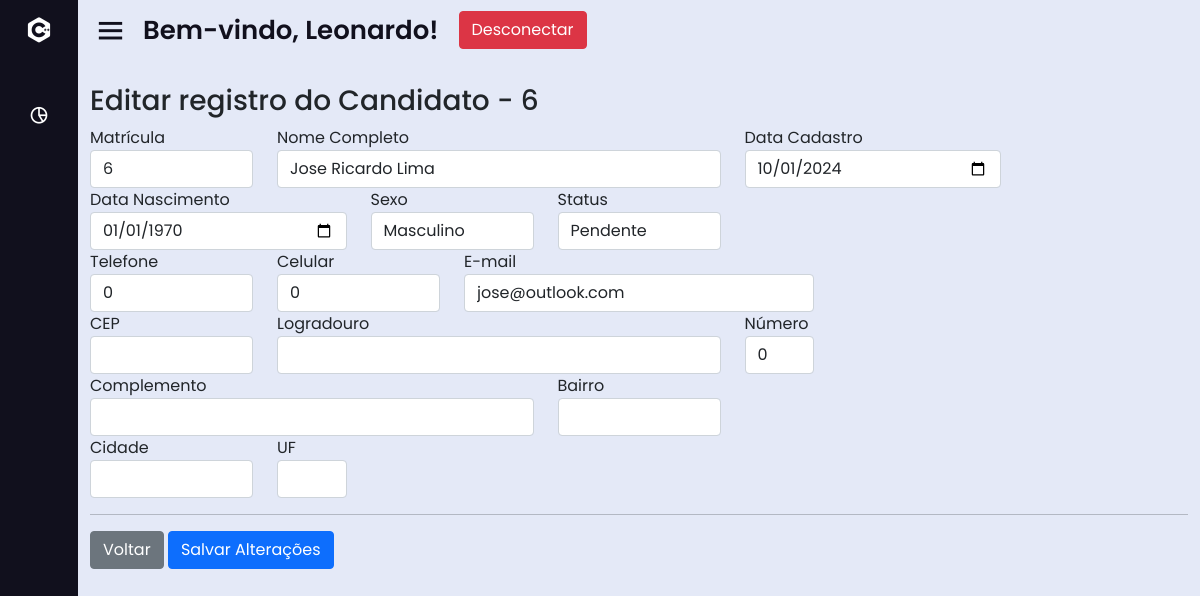
The app's page /dash.php?page=fedit_cand&id_cand=6 (signed in) with its own data.
### tables this page shows
CREATE TABLE IF NOT EXISTS `endereco` (
  `id_end` int(11) NOT NULL AUTO_INCREMENT,
  `cep` varchar(50) NOT NULL,
  `logradouro` varchar(50) NOT NULL,
  `numero` int(11) DEFAULT NULL,
  `complemento` varchar(50) DEFAULT NULL,
  `bairro` varchar(50) NOT NULL,
  `cidade` varchar(50) NOT NULL,
  `uf` varchar(50) NOT NULL,
  `id_cand` int(11) DEFAULT NULL,
  `id_emp` int(11) DEFAULT NULL,
  PRIMARY KEY (`id_end`),
  KEY `end_cand` (`id_cand`),
  KEY `end_emp` (`id_emp`),
  CONSTRAINT `end_cand` FOREIGN KEY (`id_cand`) REFERENCES `candidato` (`id_cand`) ON DELETE NO ACTION ON UPDATE NO ACTION,
  CONSTRAINT `end_emp` FOREIGN KEY (`id_emp`) REFERENCES `empresa` (`id_emp`) ON DELETE NO ACTION ON UPDATE NO ACTION
);

CREATE TABLE IF NOT EXISTS `candidato` (
  `id_cand` int(11) NOT NULL AUTO_INCREMENT,
  `nome_cand` varchar(50) NOT NULL,
  `data_cad_cand` date NOT NULL,
  `data_nasc_cand` date NOT NULL,
  `sexo_cand` varchar(50) NOT NULL DEFAULT '',
  `telefone_cand` int(11) DEFAULT NULL,
  `celular_cand` int(11) DEFAULT NULL,
  `email_cand` varchar(50) NOT NULL,
  `status_cand` varchar(50) DEFAULT NULL,
  PRIMARY KEY (`id_cand`)
);

### sis/candidato/fedit_cand.php (the view, shortened to what this page needs)
<?php
$id = (int) $_GET['id_cand'];
$sql = mysqli_query($con, "select c.*, e.*
                           from candidato c
                           left join endereco e on c.id_cand = e.id_cand
                           where c.id_cand = '".$id."';");
$row = mysqli_fetch_array($sql);
?>
<div id="main" class="container-fluid">
    <br><h3 class="page-header">Editar registro do Candidato - <?php echo $id;?></h3>
    <form action="?page=atualiza_cand&id_cand=<?php echo $row['id_cand']; ?>" method="post">
    <div class="row">
        <div class="form-group col-md-2">
            <label for="id_cand">Matrícula</label>
            <input type="text" class="form-control" name="id_cand" value="<?php echo $row["id_cand"]; ?>">
        </div>
        <div class="form-group col-md-5">
            <label for="nome_cand">Nome Completo</label>
            <input type="text" class="form-control" name="nome_cand" value="<?php echo $row["nome_cand"]; ?>">
        </div>
        <div class="form-group col-md-3">
            <label for="data_cad_cand">Data Cadastro</label>
            <input type="date" class="form-control" name="data_cad_cand" value="<?php echo date('Y-m-d',strtotime($row["data_cad_cand"])); ?>">
        </div>
        <div class="form-group col-md-3">
            <label for="data_nasc_cand">Data Nascimento</label>
            <input type="date" class="form-control" name="data_nasc_cand" value="<?php echo date('Y-m-d',strtotime($row["data_nasc_cand"])); ?>">
        </div>
        <div class="form-group col-md-2">
            <label for="sexo_cand">Sexo</label>
            <select class="form-control" name="sexo_cand">
                <?php
                if($row["sexo_cand"]=="M")
                    echo '<option selected="selected" value="M">Masculino</option><option value="F">Feminino</option>';
                else
                    echo '<option value="M">Masculino</option><option selected="selected" value="F">Feminino</option>';
                ?>
            </select>
		</div>
		<div class="form-group col-md-2">
            <label for="status_cand">Status</label>
			<select class="form-control" name="status_cand">
                <?php
                if($row["status_cand"]=="Pendente")
                    echo '<option selected="selected" value="Pendente">Pendente</option><option value="Validado">Validado</option>';
                else
                    echo '<option value="Pendente">Pendente</option><option selected="selected" value="Validado">Validado</option>';
                ?>
            </select>
        </div>
    </div>
    <div class="row">
        <div class="form-group col-md-2">
            <label for="telefone_cand">Telefone</label>
            <input type="text" id="telefone_cand" class="form-control" name="telefone_cand" value="<?php echo $row["telefone_cand"]; ?>">
        </div>
        <div class="form-group col-md-2">
            <label for="celular_cand">Celular</label>
            <input type="text" id="celular_cand" class="form-control" name="celular_cand" value="<?php echo $row["celular_cand"]; ?>">
        </div>
        <div class="form-group col-md-4">
            <label for="email_cand">E-mail</label>
            <input type="text" class="form-control" name="email_cand" value="<?php echo $row["email_cand"]; ?>">
        </div>
    </div>
    <div class="row">
        <div class="form-group col-md-2">
            <label for="cep">CEP</label>
            <input type="text" id="cep" class="form-control" id="cep" name="cep" value="<?php echo $row['cep']; ?>" onblur="consultarViaCEP(this.value)">
        </div>
        <div class="form-group col-md-5">
            <label for="logradouro">Logradouro</label>
            <input type="text" class="form-control" id="logradouro" name="logradouro" value="<?php echo $row['logradouro']; ?>">
        </div>
		<div class="form-group col-md-1">
            <label for="numero">Número</label>
            <input type="text" class="form-control" id="numero" name="numero" value="<?php echo $row['numero']; ?>">
        </div>
		<div class="form-group col-md-5">
            <label for="complemento">Complemento</label>
            <input type="text" class="form-control" id="complemento" name="complemento" value="<?php echo $row['complemento']; ?>">
        </div>
        <div class="form-group col-md-2">
            <label for="bairro">Bairro</label>
            <input type="text" class="form-control" id="bairro" name="bairro" value="<?php echo $row['bairro']; ?>">
        </div>
    </div>
    <div class="row">
        <div class="form-group col-md-2">
            <label for="cidade">Cidade</label>
            <input type="text" class="form-control" id="cidade" name="cidade" value="<?php echo $row['cidade']; ?>">
        </div>
        <div class="form-group col-md-1">
            <label for="uf">UF</label>
            <input type="text" class="form-control" id="uf" name="uf" value="<?php echo $row['uf']; ?>">
        </div>
    </div>
    <hr/>
    <div id="actions" class="row">
        <div class="col-md-12">
            <a href="?page=lista_cand" class="btn btn-secondary">Voltar</a>
            <button type="submit" class="btn btn-primary">Salvar Alterações</button>
        </div>
    </div>
</div>

### css/style.css (style rules this page uses)
* { margin: 0; padding: 0; box-sizing: border-box; font-family: 'Poppins', sans-serif; }

### records on screen
endereco: id_cand "6", nome_cand "Jose Ricardo Lima", data_cad_cand "10/01/2024", data_nasc_cand "01/01/1970", telefone_cand "0", celular_cand "0", email_cand "jose@outlook.com", numero "0"
candidato: sexo_cand "Masculino", status_cand "Pendente"

### other values on screen
$_SESSION['UsuarioNome'] "Leonardo"
$id "6"
